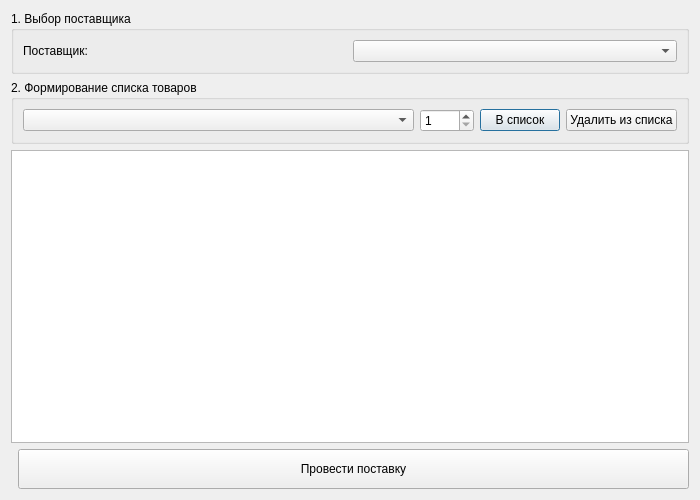
<?xml version="1.0" encoding="UTF-8"?>
<ui version="4.0">
 <class>SuppliesDialog</class>
 <widget class="QDialog" name="SuppliesDialog">
  <property name="geometry"><rect><x>0</x><y>0</y><width>700</width><height>500</height></rect></property>
  <property name="windowTitle"><string>Регистрация поставки</string></property>
  <layout class="QVBoxLayout" name="verticalLayout">
   <item>
    <widget class="QGroupBox" name="gbSupplier">
     <property name="title"><string>1. Выбор поставщика</string></property>
     <layout class="QHBoxLayout" name="h1">
      <item><widget class="QLabel" name="l1"><property name="text"><string>Поставщик:</string></property></widget></item>
      <item><widget class="QComboBox" name="cbSuppliers"/></item>
     </layout>
    </widget>
   </item>
   <item>
    <widget class="QGroupBox" name="gbItems">
     <property name="title"><string>2. Формирование списка товаров</string></property>
     <layout class="QHBoxLayout" name="h2">
      <item><widget class="QComboBox" name="cbProducts"><property name="sizePolicy"><sizepolicy hsizetype="Expanding" vsizetype="Fixed"><horstretch>0</horstretch><verstretch>0</verstretch></sizepolicy></property></widget></item>
      <item><widget class="QSpinBox" name="sbQty"><property name="minimum"><number>1</number></property><property name="maximum"><number>9999</number></property></widget></item>
      <item><widget class="QPushButton" name="btnAddItem"><property name="text"><string>В список</string></property></widget></item>
      <item><widget class="QPushButton" name="btnRemoveItem"><property name="text"><string>Удалить из списка</string></property></widget></item>
     </layout>
    </widget>
   </item>
   <item>
    <widget class="QTableView" name="tvSupply">
     <property name="selectionBehavior"><enum>QAbstractItemView::SelectRows</enum></property>
    </widget>
   </item>
   <item>
    <layout class="QHBoxLayout" name="h3">
     <item><spacer name="s"><property name="orientation"><enum>Qt::Horizontal</enum></property></spacer></item>
     <item><widget class="QPushButton" name="btnProcess"><property name="text"><string>Провести поставку</string></property><property name="minimumSize"><size><width>160</width><height>40</height></size></property></widget></item>
    </layout>
   </item>
  </layout>
 </widget>
</ui>
